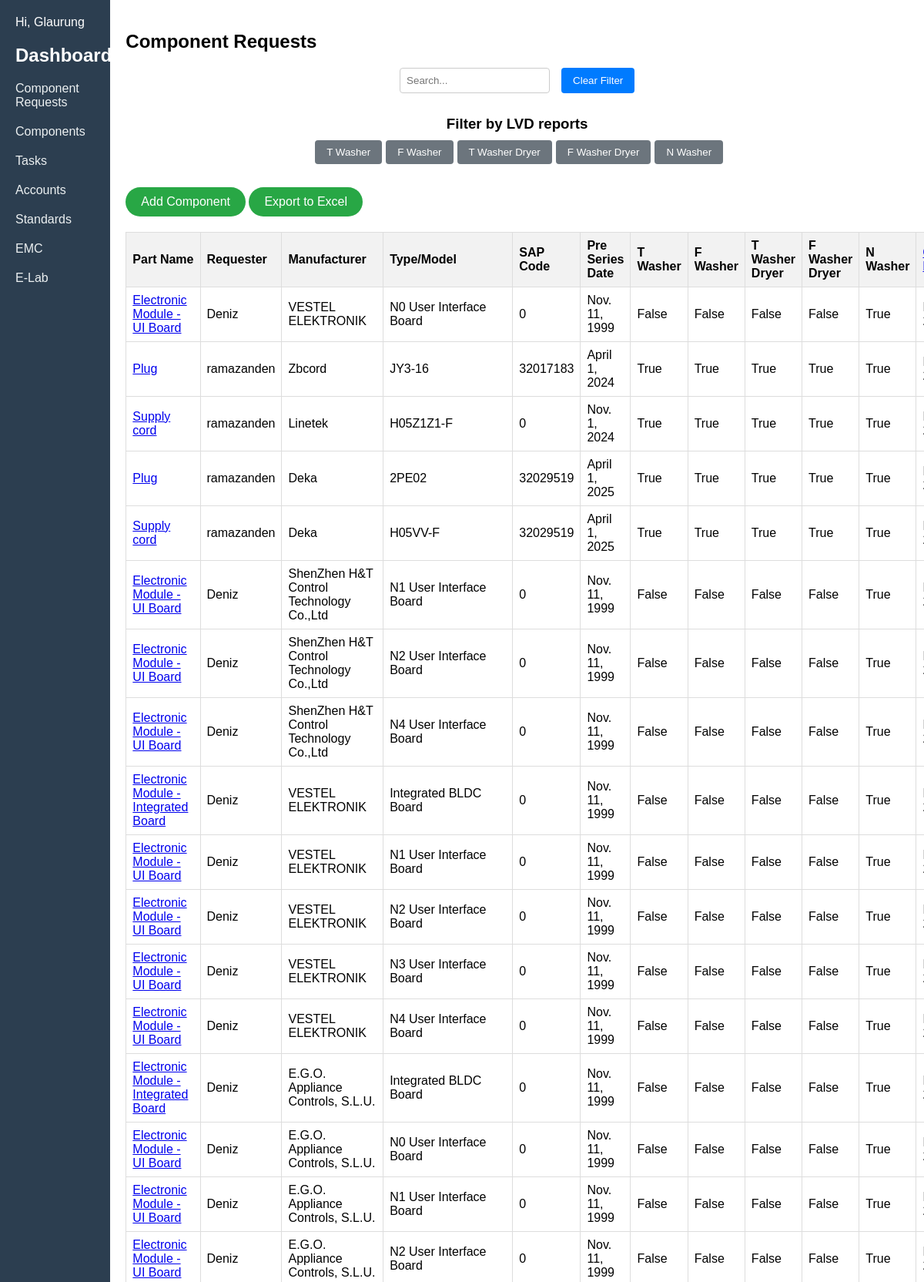
/UserAuth/component_requests/ (signed in, upper part), run on the app's committed database.
### LVD_Management_System/models.py (models this page shows, shortened)
class Component_Request(models.Model):
    R_parts = [("Main Motor - UM","Main Motor - UM"),("Main motor - BLDC","Main motor - BLDC"),("Drain pump (for twin jet system)",
             "Drain pump (for twin jet system)"),
             ("Drain pump","Drain pump"),("Circulation pump (for twin jet system)","Circulation pump (for twin jet system)"),
             ("Drain pump (twin jet system) (with emergency exit hose)","Drain pump (twin jet system) (with emergency exit hose)"),
             ("Dosage pump","Dosage pump"),
             ("Hydroboost pump","Hydroboost pump"),("Capacitor (for Hydro-boost pump)","Capacitor (for Hydro-boost pump)"),
             ("Thermal Protector","Thermal Protector"),("Belt (BLDC models)","Belt (BLDC models)"),
             ("Electrically operated door lock","Electrically operated door lock"),
             ("Door switch with interlock","Door switch with interlock"),
             ("Heating element","Heating element"),("with 2 fuse","with 2 fuse"),
             ("with alternative 2 fuse","with alternative 2 fuse"),("Heating element (Pyrojet)","Heating element (Pyrojet)"),
             ("Inlet valve (double)","Inlet valve (double)"),("Inlet valve (single)","Inlet valve (single)"),
             ("Inlet valve (triple)","Inlet valve (triple)"),("Level switch","Level switch"),
             ("Level sensor","Level sensor"),("NTC","NTC"),
             ("Reed Switch","Reed Switch"),("Steam Generator","Steam Generator"),("with Thermostat","with Thermostat"),
             ("Thermostat for Pyrojet Heating Element","Thermostat for Pyrojet Heating Element"),
             ("Overflow Switch","Overflow Switch"),("Electronic Module - BLDC Board","Electronic Module - BLDC Board"),
             ("Electronic Module - DC Board","Electronic Module - DC Board"),
             ("Electronic Module - Steamjet, Pyrojet, Dryer Board","Electronic Module - Steamjet, Pyrojet, Dryer Board"),
             ("Electronic Module - IO Board","Electronic Module - IO Board"),
             ("Electronic Module - Door Light Board","Electronic Module - Door Light Board"),
             ("Electronic Module - Main Board","Electronic Module - Main Board"),
             ("Electronic Module - UI Board","Electronic Module - UI Board"),("Drum Light Board","Drum Light Board"),
             ("Electronic Module - Sterilizone IO Board","Electronic Module - Sterilizone IO Board"),
             ("Electronic Module - Intelliwash IO Board","Electronic Module - Intelliwash IO Board"),
             ("Electronic Module - LED Board","Electronic Module - LED Board"),
             ("Electronic Module - UV Ballast Board","Electronic Module - UV Ballast Board"),
             ("Electronic Module - UV Lamp Board","Electronic Module - UV Lamp Board"),
             ("Electronic Module - Wifi Board","Electronic Module - Wifi Board"),("EMI filter","EMI filter"),
             ("Current Fuse","Current Fuse"),("Microcontroller - BLDC Board","Microcontroller - BLDC Board"),
             ("Microcontroller - Main Board","Microcontroller - Main Board"),("Optocoupler","Optocoupler"),
             ("Optotriac","Optotriac"),("Relay on PCB","Relay on PCB"),
             ("Safety Transformer","Safety Transformer"),("Switch on PCB","Switch on PCB"),
             ("Varistor","Varistor"),("XY Capacitor","XY Capacitor"),
             ("Plug Current Fuse","Plug Current Fuse"),("hose set (cold)","hose set (cold)"),
             ("hose set (hot)","hose set (hot)"),("Check Valve","Check Valve"),
             ("Supply cord","Supply cord"),("Plug","Plug"),("Electronic Module - Integrated Board","Electronic Module - Integrated Board")]
    R_Requester = models.ForeignKey("auth.User",on_delete = models.PROTECT,default = 1,verbose_name='Requester')
    R_Part_name = models.CharField(verbose_name="Object / part No.",max_length=100,choices=R_parts)
    R_Manufacturer = models.CharField(verbose_name="Manufacturer/ trademark",max_length=150)
    R_Model = models.CharField(verbose_name="Type/Model",max_length=120)
    R_Technical_Data = models.TextField(verbose_name="Technical Data")
    R_Determination = models.TextField(verbose_name="Explanation about usage of component")
    R_T_Washer_LVD = models.BooleanField(verbose_name="T washer",default=False)
    R_T_Washer_Dryer_LVD = models.BooleanField(verbose_name="T washer dryer",default=False)
    R_F_Washer_LVD = models.BooleanField(verbose_name="F washer",default=False)
    R_F_Washer_Dryer_LVD = models.BooleanField(verbose_name="F washer dryer",default=False)
    R_N_Washer_LVD = models.BooleanField(verbose_name="N washer",default=False)
    R_SAP_code = models.CharField(verbose_name="SAP Code",max_length=80)
    R_Status_Parts = [("Approved","Approved"),("Pending","Pending"),("Rejected","Rejected")]
    R_Status = models.CharField(verbose_name="Status",max_length=100,choices=R_Status_Parts, default = 'Pending')
    Pre_Series_Date = models.DateField(verbose_name = 'Date of Pre Series',help_text='Hint : Enter date in format YYYY-MM-DD')
    Test_Results_Link = models.CharField(verbose_name='Test Reports & Certificate Link',max_length=1000,
                                         help_text='Warning : Folder must be placed in the local network VBCARGE')
    R_Created_Date = models.DateField(auto_now_add=True,verbose_name='Created Date')
    R_Last_Update_Date = models.DateField(auto_now=True,verbose_name='Last Update')
    R_Priority_Choices = [("High","High"),("Normal","Normal"),("Low","Low")]
    R_Priority = models.CharField(verbose_name='Priority',choices=R_Priority_Choices,default='Normal',max_length=40)

### UserAuth/views.py (the view)
# urls.py: path('component_requests/', views.component_requests, name='component_requests')
@login_required(login_url='UserAuth:login')
def component_requests(request):
    sort_by = request.GET.get('sort_by', 'R_Last_Update_Date')
    order = request.GET.get('order', 'desc')
    if order == 'asc':
        component_requests = Component_Request.objects.all().order_by(sort_by)
    else:
        component_requests = Component_Request.objects.all().order_by(f'-{sort_by}')
    context = {
        'component_requests' : component_requests,
        'current_order' : order,
        'current_sort_by': sort_by
    }
    return render(request, 'component_requests.html', context)

### templates/component_requests.html (shortened to what this page needs)
<!DOCTYPE html>
<html lang="en">
<head>
</head>
<body>
    <div class="sidebar">
        <div>
            <p>Hi, {{ user.username }}</p>
            <h2>Dashboard</h2>
            <a href="#" onclick="loadContent('componentRequests')">Component Requests</a>
            <a href="{% url 'UserAuth:component' %}">Components</a>
            <a href="#" onclick="loadContent('tasks')">Tasks</a>
            <a href="{% url 'UserAuth:accounts' %}">Accounts</a>
            <a href="#" onclick="toggleSubtopics('standards')">Standards</a>
            <a href="{% url 'UserAuth:EMC_table' %}">EMC</a>
            <a href="{% url 'UserAuth:view_e_lab' %}">E-Lab</a>
        </div>
    </div>
    <div class="main-content" id="main-content">
        <div id="componentRequests" class="table-container">
            <h2>Component Requests</h2>
            <div class="filter-container">
                <input type="text" id="filterInput" placeholder="Search...">
                <button type="button" onclick="clearFilter()">Clear Filter</button>
            </div>
            <div class="button-container">
                <h3>Filter by LVD reports</h3>
                <div class="button-group">
                    <button type="button" id="filterTWasher" onclick="toggleFilter('T Washer')">T Washer</button>
                    <button type="button" id="filterFWasher" onclick="toggleFilter('F Washer')">F Washer</button>
                    <button type="button" id="filterTWasherDryer" onclick="toggleFilter('T Washer Dryer')">T Washer Dryer</button>
                    <button type="button" id="filterFWasherDryer" onclick="toggleFilter('F Washer Dryer')">F Washer Dryer</button>
                    <button type="button" id="filterNWasher" onclick="toggleFilter('N Washer')">N Washer</button>
                </div>
            </div>
            <a href="{% url 'UserAuth:add_component_request' %}" class="add-button">Add Component</a>
            <a href="{% url 'UserAuth:cpRequest_export_csv' %}" class="export-button">Export to Excel</a>
            <table id="componentTable">
                <tr>
                    <th>Part Name</th>
                    <th>Requester</th>
                    <th>Manufacturer</th>
                    <th>Type/Model</th>
                    <th>SAP Code</th>
                    <th>Pre Series Date</th>
                    <th>T Washer</th>
                    <th>F Washer</th>
                    <th>T Washer Dryer</th>
                    <th>F Washer Dryer</th>
                    <th>N Washer</th>
                    <th>
                    </th>
                </tr>
                {% for request in component_requests %}
                <tr>
                    <td><a href="{% url 'UserAuth:edit_component_request' request.id %}">{{ request.R_Part_name }}</a></td>
                    <td>{{ request.R_Requester }}</td>
                    <td>{{ request.R_Manufacturer }}</td>
                    <td>{{ request.R_Model }}</td>
                    <td>{{ request.R_SAP_code }}</td>
                    <td>{{ request.Pre_Series_Date }}</td>
                    <td>{{ request.R_T_Washer_LVD }}</td>
                    <td>{{ request.R_F_Washer_LVD }}</td>
                    <td>{{ request.R_T_Washer_Dryer_LVD }}</td>
                    <td>{{ request.R_F_Washer_Dryer_LVD }}</td>
                    <td>{{ request.R_N_Washer_LVD }}</td>
                    <td>{{ request.R_Created_Date }}</td>
                </tr>
                {% endfor %}
            </table>
        </div>
    </div>
    </body>
    </html>

### templates/component_requests.html (style rules this page uses)
body { font-family: Arial, sans-serif; display: flex; margin: 0; height: 100vh; }
.sidebar { width: 250px; background-color: #2c3e50; color: white; padding: 20px; overflow-y: auto; display: flex; flex-direction: column; justify-content: space-between; }
.sidebar p { margin: 0 0 20px; }
.sidebar h2 { margin: 0 0 10px; }
.sidebar a { color: #ecf0f1; text-decoration: none; display: block; padding: 10px 0; }
.main-content { flex-grow: 1; padding: 20px; overflow-y: auto; }
.filter-container { display: flex; justify-content: center; margin-bottom: 10px; }
.filter-container input[type="text"] { padding: 8px; margin-right: 10px; border: 1px solid #ccc; border-radius: 4px; }
.filter-container button { padding: 8px 15px; background-color: #007bff; color: white; border: none; border-radius: 4px; cursor: pointer; margin-left: 5px; }
.button-container { display: flex; flex-direction: column; align-items: center; margin-bottom: 20px; }
.button-group { display: flex; justify-content: center; margin-bottom: 10px; }
.button-group button { padding: 8px 15px; background-color: #6c757d; color: white; border: none; border-radius: 4px; cursor: pointer; margin-left: 5px; }
.button-container h3 { margin-bottom: 10px; }
.table-container { display: none; }
table { width: 100%; border-collapse: collapse; margin-top: 20px; }
table, th, td { border: 1px solid #ddd; }
th, td { padding: 8px; text-align: left; }
th { background-color: #f2f2f2; }
.button-container { display: flex; justify-content: space-between; align-items: center; margin-bottom: 20px; }
.add-button, .export-button { display: inline-block; padding: 10px 20px; background-color: #28a745; color: white; text-align: center; border-radius: 400px; text-decoration: none; }

### data on the page
Component_Request: R_Part_name "Electronic Module - UI Board", R_Requester "Deniz", R_Manufacturer "VESTEL ELEKTRONIK", R_Model "N0 User Interface Board", R_SAP_code "0", Pre_Series_Date "Nov. 11, 1999", R_T_Washer_LVD "False", R_F_Washer_LVD "False", R_T_Washer_Dryer_LVD "False", R_F_Washer_Dryer_LVD "False", R_N_Washer_LVD "True"
Component_Request: R_Part_name "Plug", R_Requester "ramazanden", R_Manufacturer "Zbcord", R_Model "JY3-16", R_SAP_code "32017183", Pre_Series_Date "April 1, 2024", R_T_Washer_LVD "True", R_F_Washer_LVD "True", R_T_Washer_Dryer_LVD "True", R_F_Washer_Dryer_LVD "True", R_N_Washer_LVD "True"
Component_Request: R_Part_name "Supply cord", R_Requester "ramazanden", R_Manufacturer "Linetek", R_Model "H05Z1Z1-F", R_SAP_code "0", Pre_Series_Date "Nov. 1, 2024", R_T_Washer_LVD "True", R_F_Washer_LVD "True", R_T_Washer_Dryer_LVD "True", R_F_Washer_Dryer_LVD "True", R_N_Washer_LVD "True"
Component_Request: R_Part_name "Plug", R_Requester "ramazanden", R_Manufacturer "Deka", R_Model "2PE02", R_SAP_code "32029519", Pre_Series_Date "April 1, 2025", R_T_Washer_LVD "True", R_F_Washer_LVD "True", R_T_Washer_Dryer_LVD "True", R_F_Washer_Dryer_LVD "True", R_N_Washer_LVD "True"
Component_Request: R_Part_name "Supply cord", R_Requester "ramazanden", R_Manufacturer "Deka", R_Model "H05VV-F", R_SAP_code "32029519", Pre_Series_Date "April 1, 2025", R_T_Washer_LVD "True", R_F_Washer_LVD "True", R_T_Washer_Dryer_LVD "True", R_F_Washer_Dryer_LVD "True", R_N_Washer_LVD "True"
Component_Request: R_Part_name "Electronic Module - UI Board", R_Requester "Deniz", R_Manufacturer "ShenZhen H&T Control Technology Co.,Ltd", R_Model "N1 User Interface Board", R_SAP_code "0", Pre_Series_Date "Nov. 11, 1999", R_T_Washer_LVD "False", R_F_Washer_LVD "False", R_T_Washer_Dryer_LVD "False", R_F_Washer_Dryer_LVD "False", R_N_Washer_LVD "True"
Component_Request: R_Part_name "Electronic Module - UI Board", R_Requester "Deniz", R_Manufacturer "ShenZhen H&T Control Technology Co.,Ltd", R_Model "N2 User Interface Board", R_SAP_code "0", Pre_Series_Date "Nov. 11, 1999", R_T_Washer_LVD "False", R_F_Washer_LVD "False", R_T_Washer_Dryer_LVD "False", R_F_Washer_Dryer_LVD "False", R_N_Washer_LVD "True"
Component_Request: R_Part_name "Electronic Module - UI Board", R_Requester "Deniz", R_Manufacturer "ShenZhen H&T Control Technology Co.,Ltd", R_Model "N4 User Interface Board", R_SAP_code "0", Pre_Series_Date "Nov. 11, 1999", R_T_Washer_LVD "False", R_F_Washer_LVD "False", R_T_Washer_Dryer_LVD "False", R_F_Washer_Dryer_LVD "False", R_N_Washer_LVD "True"
Component_Request: R_Part_name "Electronic Module - Integrated Board", R_Requester "Deniz", R_Manufacturer "VESTEL ELEKTRONIK", R_Model "Integrated BLDC Board", R_SAP_code "0", Pre_Series_Date "Nov. 11, 1999", R_T_Washer_LVD "False", R_F_Washer_LVD "False", R_T_Washer_Dryer_LVD "False", R_F_Washer_Dryer_LVD "False", R_N_Washer_LVD "True"
Component_Request: R_Part_name "Electronic Module - UI Board", R_Requester "Deniz", R_Manufacturer "VESTEL ELEKTRONIK", R_Model "N1 User Interface Board", R_SAP_code "0", Pre_Series_Date "Nov. 11, 1999", R_T_Washer_LVD "False", R_F_Washer_LVD "False", R_T_Washer_Dryer_LVD "False", R_F_Washer_Dryer_LVD "False", R_N_Washer_LVD "True"
Component_Request: R_Part_name "Electronic Module - UI Board", R_Requester "Deniz", R_Manufacturer "VESTEL ELEKTRONIK", R_Model "N2 User Interface Board", R_SAP_code "0", Pre_Series_Date "Nov. 11, 1999", R_T_Washer_LVD "False", R_F_Washer_LVD "False", R_T_Washer_Dryer_LVD "False", R_F_Washer_Dryer_LVD "False", R_N_Washer_LVD "True"
Component_Request: R_Part_name "Electronic Module - UI Board", R_Requester "Deniz", R_Manufacturer "VESTEL ELEKTRONIK", R_Model "N3 User Interface Board", R_SAP_code "0", Pre_Series_Date "Nov. 11, 1999", R_T_Washer_LVD "False", R_F_Washer_LVD "False", R_T_Washer_Dryer_LVD "False", R_F_Washer_Dryer_LVD "False", R_N_Washer_LVD "True"
Component_Request: R_Part_name "Electronic Module - UI Board", R_Requester "Deniz", R_Manufacturer "VESTEL ELEKTRONIK", R_Model "N4 User Interface Board", R_SAP_code "0", Pre_Series_Date "Nov. 11, 1999", R_T_Washer_LVD "False", R_F_Washer_LVD "False", R_T_Washer_Dryer_LVD "False", R_F_Washer_Dryer_LVD "False", R_N_Washer_LVD "True"
Component_Request: R_Part_name "Electronic Module - Integrated Board", R_Requester "Deniz", R_Manufacturer "E.G.O. Appliance Controls, S.L.U.", R_Model "Integrated BLDC Board", R_SAP_code "0", Pre_Series_Date "Nov. 11, 1999", R_T_Washer_LVD "False", R_F_Washer_LVD "False", R_T_Washer_Dryer_LVD "False", R_F_Washer_Dryer_LVD "False", R_N_Washer_LVD "True"
Component_Request: R_Part_name "Electronic Module - UI Board", R_Requester "Deniz", R_Manufacturer "E.G.O. Appliance Controls, S.L.U.", R_Model "N0 User Interface Board", R_SAP_code "0", Pre_Series_Date "Nov. 11, 1999", R_T_Washer_LVD "False", R_F_Washer_LVD "False", R_T_Washer_Dryer_LVD "False", R_F_Washer_Dryer_LVD "False", R_N_Washer_LVD "True"
Component_Request: R_Part_name "Electronic Module - UI Board", R_Requester "Deniz", R_Manufacturer "E.G.O. Appliance Controls, S.L.U.", R_Model "N1 User Interface Board", R_SAP_code "0", Pre_Series_Date "Nov. 11, 1999", R_T_Washer_LVD "False", R_F_Washer_LVD "False", R_T_Washer_Dryer_LVD "False", R_F_Washer_Dryer_LVD "False", R_N_Washer_LVD "True"
Component_Request: R_Part_name "Electronic Module - UI Board", R_Requester "Deniz", R_Manufacturer "E.G.O. Appliance Controls, S.L.U.", R_Model "N2 User Interface Board", R_SAP_code "0", Pre_Series_Date "Nov. 11, 1999", R_T_Washer_LVD "False", R_F_Washer_LVD "False", R_T_Washer_Dryer_LVD "False", R_F_Washer_Dryer_LVD "False", R_N_Washer_LVD "True"

### other printed values
{{ user.username }} "Glaurung"
